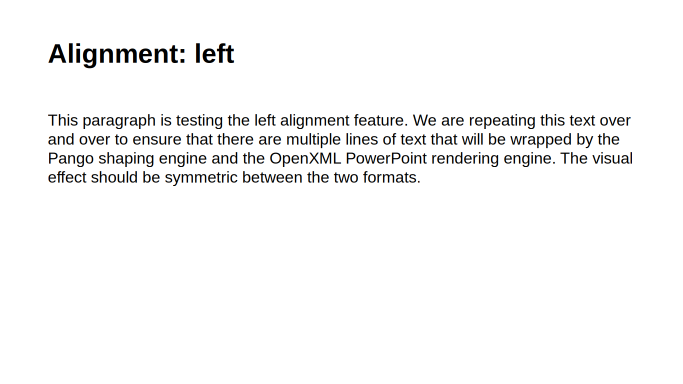
#> input picture gallery/renders/alignment_test_complex_preview_001.png, 1366 x 768 px, found by its file name (shown at 1/2 size); its folder holds 4 pictures in this run
$ python analyze.py
#> lines starting #> are read from the running program, lines starting #| are printed output that depends on the picture; after the words box and inside, x2 and y2 are one past the last pixel; in counts of white or black regions, pixels touching at a corner belong together; pictures that were not available may be replaced by others from this repository, and a replacement may not be noted
import numpy as np
from PIL import Image

def get_text_bounds(img):
    arr = np.array(img.convert('L'))
    dark = arr < 128

    # line by line Y
    row_proj = np.sum(dark, axis=1)
    lines_y = []
    in_line = False
    start_y = 0
    for y, count in enumerate(row_proj):
        if count > 0:
            if not in_line:
                start_y = y
                in_line = True
        else:
            if in_line:
                lines_y.append((start_y, y))
                in_line = False
    if in_line:
        lines_y.append((start_y, len(row_proj)))

    # line by line X (right edge)
    lines_x = []
    for (start_y, end_y) in lines_y:
        col_proj = np.sum(dark[start_y:end_y, :], axis=0)
        # find last column with dark pixels
        last_x = 0
        for x in range(len(col_proj)-1, -1, -1):
            if col_proj[x] > 0:
                last_x = x
                break
        lines_x.append(last_x)

    return lines_y, lines_x

import sys
fixture_name = sys.argv[1] if len(sys.argv) > 1 else "alignment_test_complex"
preview = Image.open(f"gallery/renders/{fixture_name}_preview_001.png")
#> preview is the input picture: PIL image 1366x768 RGB; mean R, G, B 247.2, 247.2, 247.2
pptx = Image.open(f"gallery/renders/{fixture_name}_pptx_001.png").resize(preview.size)

p_y, p_x = get_text_bounds(preview)
#> in get_text_bounds, `dark = arr < 128`:
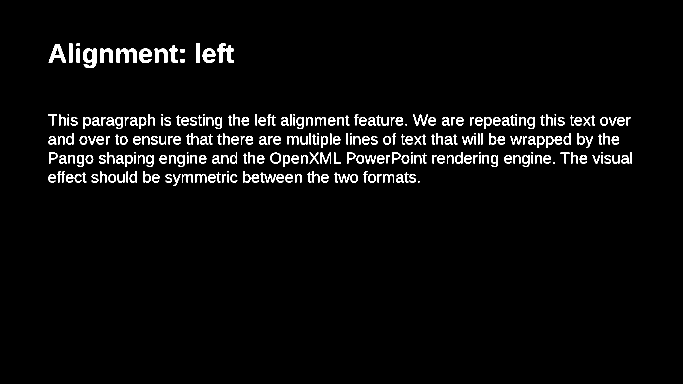
#> dark: shape (768, 1366) bool (shown at 1/2 size); 3.1% white; 279 white regions (19 under 20 px), largest, box (x1, y1, x2, y2) and area: (233, 97, 273, 126) 685, (434, 87, 468, 126) 667, (166, 97, 193, 136) 666
#> in get_text_bounds, `row_proj = np.sum(dark, axis=1)`: row_proj = 768 values, max 588 at index 235, min 0 at index 0, mean 42.05
#> the loop in get_text_bounds, `for y, count in enumerate(row_proj):` made 768 passes
#> in_line on passes 87, 137, 229, 259, 267, 297, 305, 335, 343, 373: True, False, True, False, True, False, True, False, True, False
#> after the loop in get_text_bounds, `for y, count in enumerate(row_proj):`: in_line = False; lines_y = [(86, 136), (228, 258), (266, 296), (304, 334), (342, 372)]; start_y = 342
#> the loop in get_text_bounds, `for (start_y, end_y) in lines_y:` made 5 passes
#> after the loop in get_text_bounds, `for (start_y, end_y) in lines_y:`: lines_x = [467, 1260, 1237, 1263, 838]
#> p_y has the same summary as lines_y in get_text_bounds; p_x = [467, 1260, 1237, 1263, 838]
x_y, x_x = get_text_bounds(pptx)
#> the loop in get_text_bounds (call 2), `for y, count in enumerate(row_proj):` made 768 passes
#> the loop in get_text_bounds (call 2), `for (start_y, end_y) in lines_y:` made 5 passes
#> x_y has the same summary as lines_y in get_text_bounds; x_x = [467, 1260, 1237, 1263, 838]

print("Preview Lines:")
for i in range(len(p_y)):
    height = p_y[i][1] - p_y[i][0]
    print(f"Line {i}: Y=({p_y[i][0]}, {p_y[i][1]}) Height={height} RightX={p_x[i]}")
#> this loop made 5 passes
#> height on passes 1 to 5: 50, 30, 30, 30, 30
#| Line 0: Y=(86, 136) Height=50 RightX=467
#| Line 1: Y=(228, 258) Height=30 RightX=1260
#| Line 2: Y=(266, 296) Height=30 RightX=1237
#| Line 3: Y=(304, 334) Height=30 RightX=1263
#| Line 4: Y=(342, 372) Height=30 RightX=838

print("\nPPTX Lines (Resized to Preview Dimensions):")
for i in range(len(x_y)):
    height = x_y[i][1] - x_y[i][0]
    print(f"Line {i}: Y=({x_y[i][0]}, {x_y[i][1]}) Height={height} RightX={x_x[i]}")

print("\nDifferences (PPTX - Preview):")
min_lines = min(len(p_y), len(x_y))
#> min_lines = 5
for i in range(min_lines):
    dy_start = x_y[i][0] - p_y[i][0]
    dy_end = x_y[i][1] - p_y[i][1]
    dx = x_x[i] - p_x[i]
    print(f"Line {i}: dY_start={dy_start}px, dY_end={dy_end}px, dX_right={dx}px")
#> this loop made 5 passes
#| Line 0: dY_start=0px, dY_end=0px, dX_right=0px
#| Line 1: dY_start=0px, dY_end=0px, dX_right=0px
#| Line 2: dY_start=0px, dY_end=0px, dX_right=0px
#| Line 3: dY_start=0px, dY_end=0px, dX_right=0px
#| Line 4: dY_start=0px, dY_end=0px, dX_right=0px

# Also measure line gaps
print("\nLine gaps (Preview vs PPTX):")
for i in range(1, min_lines):
    p_gap = p_y[i][0] - p_y[i-1][1]
    x_gap = x_y[i][0] - x_y[i-1][1]
    print(f"Gap {i-1} to {i}: Preview={p_gap}px, PPTX={x_gap}px, Diff={x_gap - p_gap}px")
#> this loop made 4 passes
#> (p_gap, x_gap) on passes 1 to 4: (92, 92), (8, 8), (8, 8), (8, 8)
#| Gap 0 to 1: Preview=92px, PPTX=92px, Diff=0px
#| Gap 1 to 2: Preview=8px, PPTX=8px, Diff=0px
#| Gap 2 to 3: Preview=8px, PPTX=8px, Diff=0px
#| Gap 3 to 4: Preview=8px, PPTX=8px, Diff=0px

$ run again, on gallery/renders/markdown_lists_complex_preview_001.png
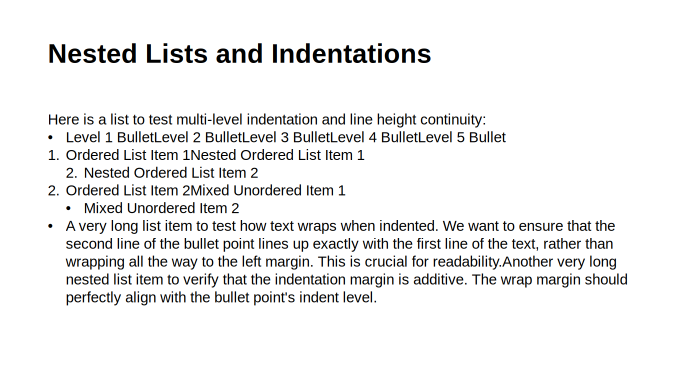
#> input picture gallery/renders/markdown_lists_complex_preview_001.png, 1366 x 768 px, given in place of markdown_lists_complex_preview_001.png_preview_001.png, which was not available (shown at 1/2 size)
#> preview is the input picture: PIL image 1366x768 RGB; mean R, G, B 239.9, 239.9, 239.9
#> in get_text_bounds, `dark = arr < 128`:
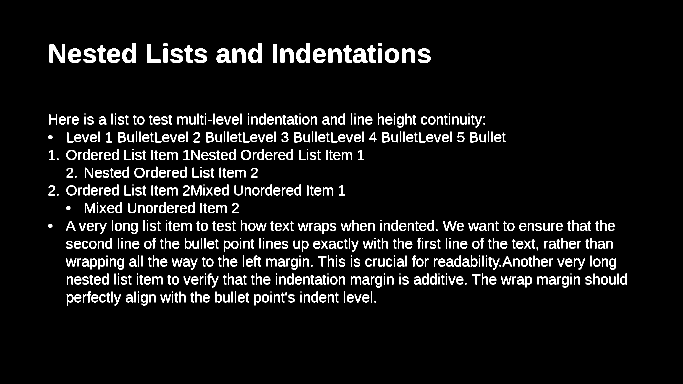
#> dark: shape (768, 1366) bool (shown at 1/2 size); 5.8% white; 661 white regions (58 under 20 px), largest, box (x1, y1, x2, y2) and area: (99, 88, 130, 126) 715, (245, 86, 272, 126) 572, (497, 86, 524, 126) 572
#> row_proj = 768 values, max 582 at index 554, min 0 at index 0, mean 79.41
#> the loop in get_text_bounds, `for y, count in enumerate(row_proj):` made 768 passes
#> in_line on passes 87, 127, 228, 256, 264, 286, 299, 321: True, False, True, False, True, False, True, False
#> after the loop in get_text_bounds, `for y, count in enumerate(row_proj):`: in_line = False; lines_y = [(86, 126), (227, 255), (263, 285), (298, 320), (333, 356), (369, 391), (404, 426), (440, 468), (476, 503), (511, 539), (547, 575), (583, 611)]; start_y = 583
#> the loop in get_text_bounds, `for (start_y, end_y) in lines_y:` made 12 passes
#> after the loop in get_text_bounds, `for (start_y, end_y) in lines_y:`: lines_x = [860, 969, 1010, 727, 514, 689, 476, 1229, 1224, 1231, 1253, 751]
#> p_y has the same summary as lines_y in get_text_bounds; p_x has the same summary as lines_x in get_text_bounds
#> the loop in get_text_bounds (call 2), `for y, count in enumerate(row_proj):` made 768 passes
#> the loop in get_text_bounds (call 2), `for (start_y, end_y) in lines_y:` made 12 passes
#> x_y has the same summary as lines_y in get_text_bounds; x_x has the same summary as lines_x in get_text_bounds
#> the loop `for i in range(len(p_y)):` made 12 passes
#> height on passes 1 to 8: 40, 28, 22, 22, 23, 22, 22, 28
#> (printed output is left out)
#> the loop `for i in range(len(x_y)):` made 12 passes
#> (printed output is left out)
#> min_lines = 12
#> the loop `for i in range(min_lines):` made 12 passes
#| Line 0: dY_start=0px, dY_end=0px, dX_right=0px
#| Line 1: dY_start=0px, dY_end=0px, dX_right=0px
#| Line 2: dY_start=0px, dY_end=0px, dX_right=0px
#| Line 3: dY_start=0px, dY_end=0px, dX_right=0px
#| Line 4: dY_start=0px, dY_end=0px, dX_right=0px
#> (further printed lines are left out)
#> the loop `for i in range(1, min_lines):` made 11 passes
#> (p_gap, x_gap) on passes 1 to 8: (101, 101), (8, 8), (13, 13), (13, 13), (13, 13), (13, 13), (14, 14), (8, 8)
#> (printed output is left out)

$ run again, on gallery/renders/markdown_tables_complex_preview_001.png
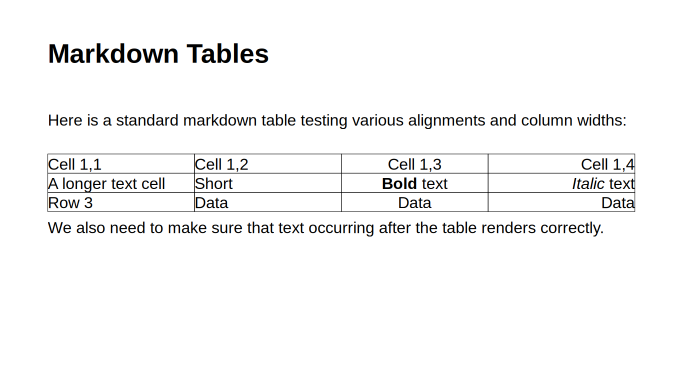
#> input picture gallery/renders/markdown_tables_complex_preview_001.png, 1366 x 768 px, given in place of markdown_tables_complex_preview_001.png_preview_001.png, which was not available (shown at 1/2 size)
#> preview is the input picture: PIL image 1366x768 RGB; mean R, G, B 246.3, 246.3, 246.3
#> in get_text_bounds, `dark = arr < 128`:
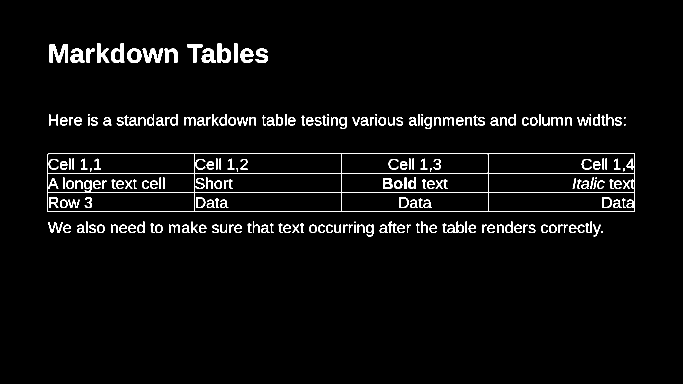
#> dark: shape (768, 1366) bool (shown at 1/2 size); 3.3% white; 234 white regions (14 under 20 px), largest, box (x1, y1, x2, y2) and area: (95, 307, 1270, 424) 6025, (99, 88, 136, 126) 885, (285, 97, 326, 126) 633
#> row_proj = 768 values, max 1175 at index 346, min 0 at index 0, mean 45.35
#> the loop in get_text_bounds, `for y, count in enumerate(row_proj):` made 768 passes
#> in_line on passes 87, 127, 229, 259, 308, 425, 444, 474: True, False, True, False, True, False, True, False
#> after the loop in get_text_bounds, `for y, count in enumerate(row_proj):`: in_line = False; lines_y = [(86, 126), (228, 258), (307, 424), (443, 473)]; start_y = 443
#> the loop in get_text_bounds, `for (start_y, end_y) in lines_y:` made 4 passes
#> after the loop in get_text_bounds, `for (start_y, end_y) in lines_y:`: lines_x = [535, 1250, 1269, 1205]
#> p_y = [(86, 126), (228, 258), (307, 424), (443, 473)]; p_x = [535, 1250, 1269, 1205]
#> the loop in get_text_bounds (call 2), `for y, count in enumerate(row_proj):` made 768 passes
#> the loop in get_text_bounds (call 2), `for (start_y, end_y) in lines_y:` made 4 passes
#> x_y = [(86, 126), (228, 258), (307, 424), (443, 473)]; x_x = [535, 1250, 1269, 1205]
#> the loop `for i in range(len(p_y)):` made 4 passes
#> height on passes 1 to 4: 40, 30, 117, 30
#> (printed output is left out)
#> the loop `for i in range(len(x_y)):` made 4 passes
#> (printed output is left out)
#> min_lines = 4
#> the loop `for i in range(min_lines):` made 4 passes
#| Line 0: dY_start=0px, dY_end=0px, dX_right=0px
#| Line 1: dY_start=0px, dY_end=0px, dX_right=0px
#| Line 2: dY_start=0px, dY_end=0px, dX_right=0px
#| Line 3: dY_start=0px, dY_end=0px, dX_right=0px
#> the loop `for i in range(1, min_lines):` made 3 passes
#> (p_gap, x_gap) on passes 1 to 3: (102, 102), (49, 49), (19, 19)
#> (printed output is left out)

$ run again, on gallery/renders/markdown_test_complex_preview_001.png
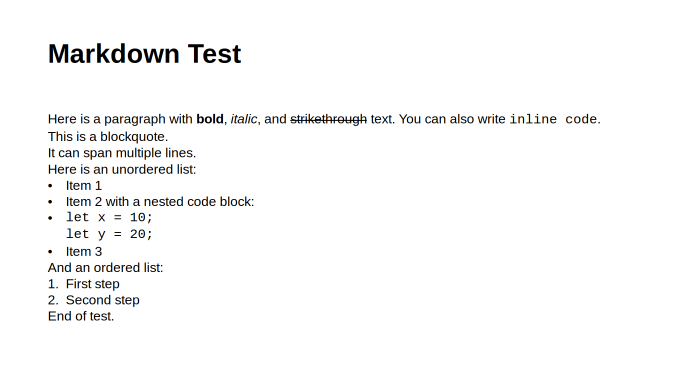
#> input picture gallery/renders/markdown_test_complex_preview_001.png, 1366 x 768 px, given in place of markdown_test_complex_preview_001.png_preview_001.png, which was not available (shown at 1/2 size)
#> preview is the input picture: PIL image 1366x768 RGB; mean R, G, B 249.4, 249.4, 249.4
#> in get_text_bounds, `dark = arr < 128`:
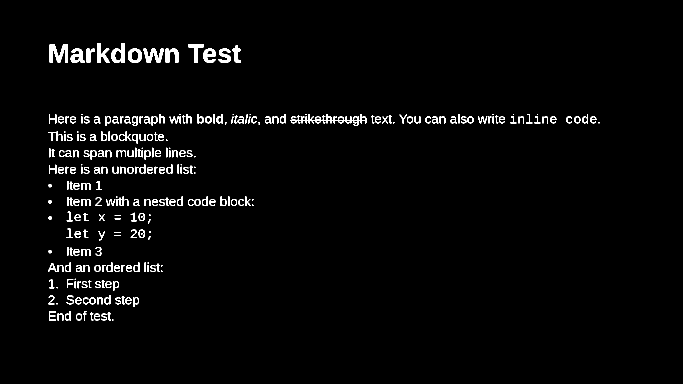
#> dark: shape (768, 1366) bool (shown at 1/2 size); 2.3% white; 274 white regions (36 under 20 px), largest, box (x1, y1, x2, y2) and area: (581, 228, 734, 252) 1169, (99, 88, 136, 126) 885, (287, 97, 328, 126) 634
#> row_proj = 768 values, max 547 at index 234, min 0 at index 0, mean 31.17
#> the loop in get_text_bounds, `for y, count in enumerate(row_proj):` made 768 passes
#> in_line on passes 87, 127, 229, 253, 264, 288, 296, 321: True, False, True, False, True, False, True, False
#> after the loop in get_text_bounds, `for y, count in enumerate(row_proj):`: in_line = False; lines_y = [(86, 126), (228, 252), (263, 287), (295, 320), (328, 348), (362, 380), (393, 412), (423, 447), (457, 481), (494, 512), (525, 544), (557, 582), (590, 614), (622, 641)]; start_y = 622
#> the loop in get_text_bounds, `for (start_y, end_y) in lines_y:` made 14 passes
#> after the loop in get_text_bounds, `for (start_y, end_y) in lines_y:`: lines_x = [481, 1199, 334, 390, 390, 202, 506, 300, 301, 202, 324, 237, 277, 226]
#> p_y has the same summary as lines_y in get_text_bounds; p_x has the same summary as lines_x in get_text_bounds
#> the loop in get_text_bounds (call 2), `for y, count in enumerate(row_proj):` made 768 passes
#> the loop in get_text_bounds (call 2), `for (start_y, end_y) in lines_y:` made 14 passes
#> x_y has the same summary as lines_y in get_text_bounds; x_x has the same summary as lines_x in get_text_bounds
#> the loop `for i in range(len(p_y)):` made 14 passes
#> height on passes 1 to 8: 40, 24, 24, 25, 20, 18, 19, 24
#> (printed output is left out)
#> the loop `for i in range(len(x_y)):` made 14 passes
#> (printed output is left out)
#> min_lines = 14
#> the loop `for i in range(min_lines):` made 14 passes
#| Line 0: dY_start=0px, dY_end=0px, dX_right=0px
#| Line 1: dY_start=0px, dY_end=0px, dX_right=0px
#| Line 2: dY_start=0px, dY_end=0px, dX_right=0px
#| Line 3: dY_start=0px, dY_end=0px, dX_right=0px
#| Line 4: dY_start=0px, dY_end=0px, dX_right=0px
#> (further printed lines are left out)
#> the loop `for i in range(1, min_lines):` made 13 passes
#> (p_gap, x_gap) on passes 1 to 8: (102, 102), (11, 11), (8, 8), (8, 8), (14, 14), (13, 13), (11, 11), (10, 10)
#> (printed output is left out)
